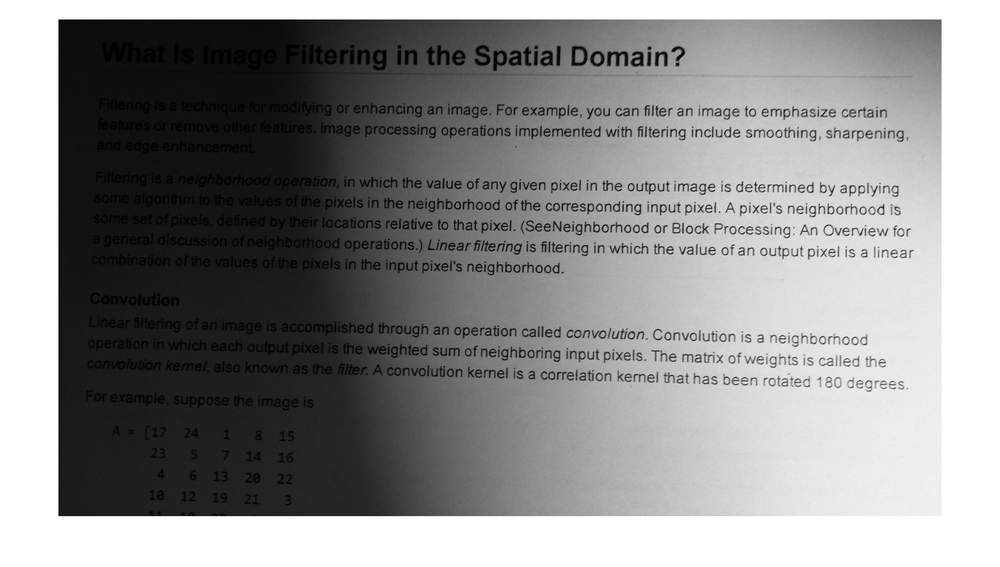
#> input picture 3. félév/kepf/text.png, 1000 x 567 px, shrunk from 1848 x 1048 before the run, found by its file name
$ python okt28_3.py
#> lines starting #> are read from the running program, lines starting #| are printed output that depends on the picture; after the words box and inside, x2 and y2 are one past the last pixel; in counts of white or black regions, pixels touching at a corner belong together
import cv2


def main():
    # Kép beolvasása szürkeárnyalatos módban
    image = cv2.imread("C:/Users/student/Downloads/text.png", 0)
#> image is the input picture: shape (567, 1000); min 0, max 255, mean 143

    # Adaptív küszöbölés alkalmazása
    block_size = 11
    C = 2
    adaptive_thresh = cv2.adaptiveThreshold(
        image, 255, cv2.ADAPTIVE_THRESH_MEAN_C,
        cv2.THRESH_BINARY, block_size, C
    )
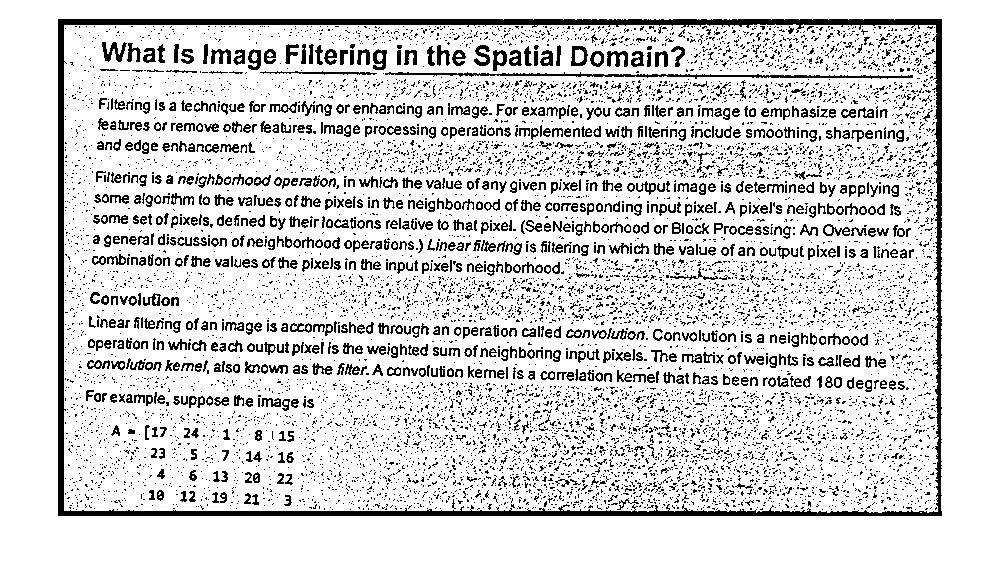
#> adaptive_thresh: shape (567, 1000); 84.6% white; black in thin lines or dots, all inside (x1, y1, x2, y2) = (58, 19, 942, 516)

    # Eredmények megjelenítése
    cv2.imshow("Original Image", image)
    cv2.imshow("Adaptive Thresholding", adaptive_thresh)
    cv2.waitKey(0)
    cv2.destroyAllWindows()


if __name__ == "__main__":
    main()
